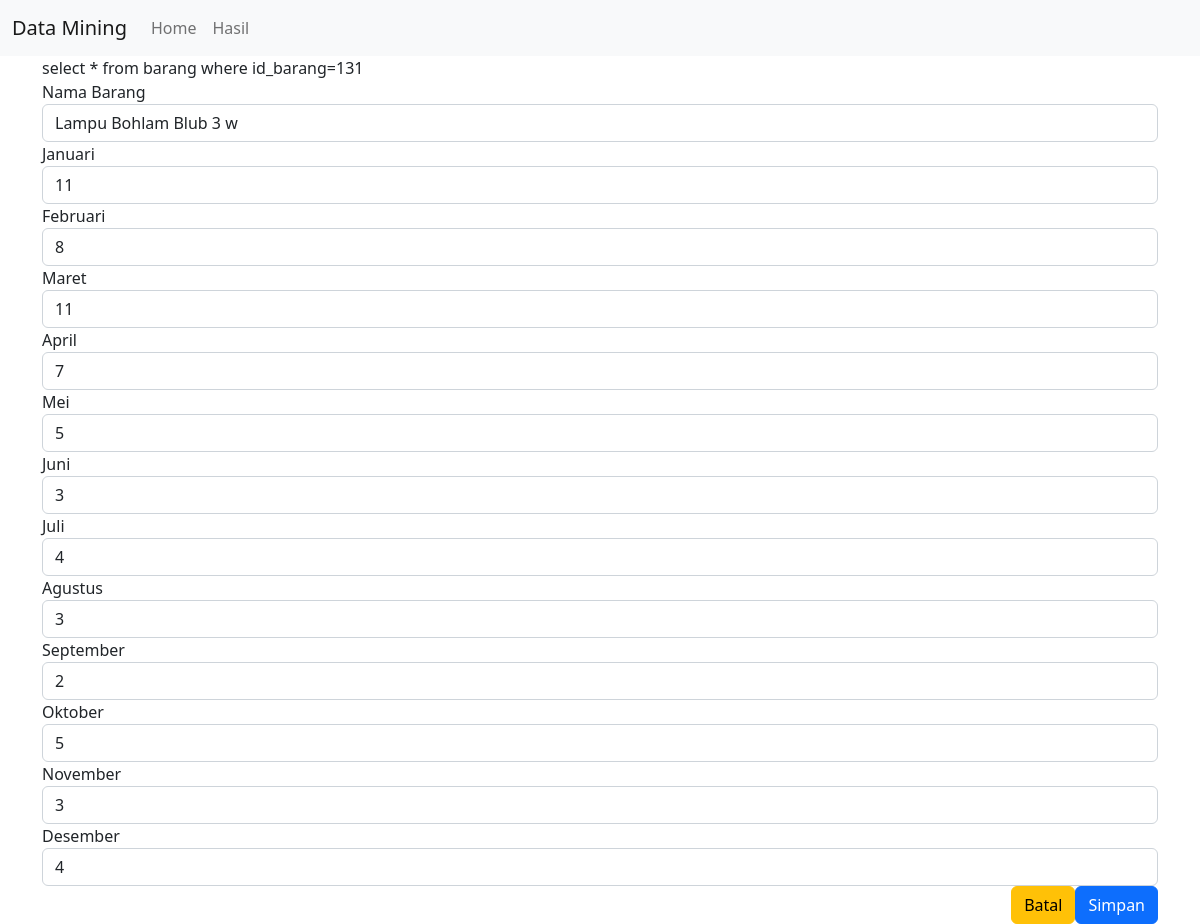
The page /update.php?id_barang=131 on the database its author committed.
### tables this page shows
CREATE TABLE `barang` (
  `id_barang` int(11) NOT NULL,
  `nama` varchar(255) DEFAULT NULL,
  `januari` int(10) DEFAULT NULL,
  `februari` int(10) DEFAULT NULL,
  `maret` int(10) DEFAULT NULL,
  `april` int(10) DEFAULT NULL,
  `mei` int(10) DEFAULT NULL,
  `juni` int(10) DEFAULT NULL,
  `juli` int(10) DEFAULT NULL,
  `agustus` int(10) DEFAULT NULL,
  `september` int(10) DEFAULT NULL,
  `oktober` int(10) DEFAULT NULL,
  `november` int(10) DEFAULT NULL,
  `desember` int(10) DEFAULT NULL,
  `cluster` varchar(5) DEFAULT NULL
);

### update.php (the view, shortened to what this page needs)
<!doctype html>
<html lang="en">
  <head>
    <link href="https://cdn.jsdelivr.net/npm/bootstrap@5.2.0-beta1/dist/css/bootstrap.min.css" rel="stylesheet">
  </head>
  <body>
    <nav class="navbar navbar-expand-lg bg-light">
        <div class="container-fluid">
          <a class="navbar-brand" href="skripsi.html">Data Mining</a>
          <div class="collapse navbar-collapse" id="navbarNav">
            <ul class="navbar-nav">
              <li class="nav-item">
                <a class="nav-link" aria-current="page" href="home.php">Home</a>
              </li>
              <li class="nav-item">
                <a class="nav-link" href="hasil.html">Hasil</a>
              </li>
            </ul>
          </div>
        </div>
    </nav>
      <div class="container">
              <?php
                include "koneksi.php";
                function input($data) {
                  $data = trim($data);
                  $data = stripslashes($data);
                  $data = htmlspecialchars($data);
                  return $data;
                }
                if(isset($_GET['id_barang'])){
                  $id_barang=input($_GET["id_barang"]);
                  $sql="select * from barang where id_barang=$id_barang";
                  echo $sql;
                  $hasil=mysqli_query($kon,$sql);
                  $data=mysqli_fetch_assoc($hasil);
                }
                ?>
              <form action="<?php echo $_SERVER["PHP_SELF"];?>" method="post">
              <div class="form-group">
                <label>Nama Barang</label>
                <input type="text" name="nama" class="form-control" value="<?php echo $data['nama']; ?>" required />
              </div>
              <div class="form-group">
                <label>Januari</label>
                <input type="number" name="januari" class="form-control" value="<?php echo $data['januari']; ?>" required/>
              </div>
              <div class="form-group">
                <label>Februari</label>
                <input type="number" name="februari" class="form-control" value="<?php echo $data['februari']; ?>" required/>
              </div>
              <div class="form-group">
                <label>Maret</label>
                <input type="number" name="maret" class="form-control" value="<?php echo $data['maret']; ?>" required/>
              </div>
              <div class="form-group">
                <label>April</label>
                <input type="number" name="april" class="form-control" value="<?php echo $data['april']; ?>" required />
              </div>
              <div class="form-group">
                <label>Mei</label>
                <input type="number" name="mei" class="form-control" value="<?php echo $data['mei']; ?>" required />
              </div>
              <div class="form-group">
                <label>Juni</label>
                <input type="number" name="juni" class="form-control" value="<?php echo $data['juni']; ?>" required/>
              </div>
              <div class="form-group">
                <label>Juli</label>
                <input type="number" name="juli" class="form-control" value="<?php echo $data['juli']; ?>" required/>
              </div>
              <div class="form-group">
                <label>Agustus</label>
                <input type="number" name="agustus" class="form-control" value="<?php echo $data['agustus']; ?>" required/>
              </div>
              <div class="form-group">
                <label>September</label>
                <input type="number" name="september"  class="form-control" value="<?php echo $data['september']; ?>" required/>
              </div>
              <div class="form-group">
                <label>Oktober</label>
                <input type="number" name="oktober" class="form-control" value="<?php echo $data['oktober']; ?>" required/>
              </div>
              <div class="form-group">
                <label>November</label>
                <input type="number" name="november" class="form-control" value="<?php echo $data['november']; ?>" required/>
              </div>
              <div class="form-group">
                <label>Desember</label>
                <input type="number" name="desember" class="form-control" value="<?php echo $data['desember']; ?>" required/>
              </div>
              <div class="modal-footer">
                <a href="home.php" class="btn btn-warning" role="button">Batal</a>
                <button type="submit" name="submit" class="btn btn-primary">Simpan</button>
              </div>
            </form>
            </div>
  </body>
</html>

### rows shown on the page
barang: nama "Lampu Bohlam Blub 3 w", januari "11", februari "8", maret "11", april "7", mei "5", juni "3", juli "4", agustus "3", september "2", oktober "5", november "3", desember "4"

### other values the page prints
$sql "select * from barang where id_barang=131"
